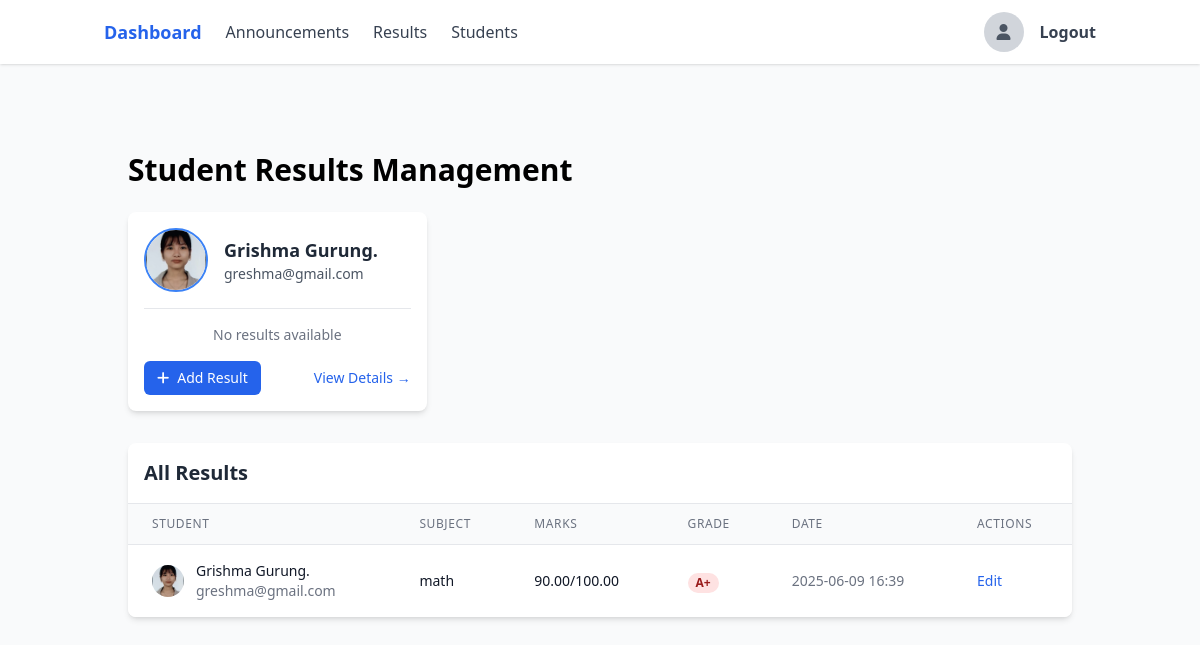
The app's page /teacher/results/ (signed in) with its own data.
### users/models.py (models this page shows, shortened)
class User(AbstractBaseUser, PermissionsMixin):
    ROLE_CHOICES = [
        ('teacher', 'Teacher'),
        ('student', 'Student'),
        ('admin', 'Admin'),
    ]
    email = models.EmailField(unique=True)
    role = models.CharField(max_length=10, choices=ROLE_CHOICES)
    is_active = models.BooleanField(default=True)
    is_staff = models.BooleanField(default=False)
    profile_image = models.ImageField(upload_to=user_profile_image_path, null=True, blank=True)
    full_name = models.CharField(max_length=255, null=True, blank=True)
    bio = models.TextField(null=True, blank=True)
    USERNAME_FIELD = 'email'
    REQUIRED_FIELDS = ['role']
    objects = UserManager()
    @property
    def is_teacher(self):
        return self.role == 'teacher'
    def get_full_name(self):
        return self.full_name or self.email.split('@')[0]

class Result(models.Model):
    GRADE_CHOICES = [
        ('A+', 'A+'),
        ('A', 'A'),
        ('A-', 'A-'),
        ('B+', 'B+'),
        ('B', 'B'),
        ('B-', 'B-'),
        ('C+', 'C+'),
        ('C', 'C'),
        ('C-', 'C-'),
        ('D+', 'D+'),
        ('D', 'D'),
        ('F', 'F'),
    ]
    student = models.ForeignKey(User, on_delete=models.CASCADE, related_name='results')
    subject = models.CharField(max_length=100)
    marks_obtained = models.DecimalField(max_digits=5, decimal_places=2)
    total_marks = models.DecimalField(max_digits=5, decimal_places=2, default=100)
    grade = models.CharField(max_length=2, choices=GRADE_CHOICES)
    remarks = models.TextField(blank=True, null=True)
    created_by = models.ForeignKey(User, on_delete=models.CASCADE, related_name='results_created')
    created_at = models.DateTimeField(default=timezone.now)
    updated_at = models.DateTimeField(auto_now=True)
    class Meta:
        ordering = ['-created_at']
        unique_together = ['student', 'subject']

### users/views.py (the view)
# urls.py: path('teacher/results/', views.teacher_results, name='teacher_results'),
@login_required
def teacher_results(request):
    if not request.user.is_teacher:
        return redirect('login')
    students = User.objects.filter(role='student')
    results = Result.objects.all().order_by('-created_at')
    return render(request, 'users/teacher_results.html', {
        'students': students,
        'results': results
    })

### users/templates/users/teacher_results.html
{% extends 'users/base.html' %}
{% block content %}
<div class="container mx-auto p-6">
    <h1 class="text-3xl font-bold mb-6">Student Results Management</h1>
    <div class="grid grid-cols-1 md:grid-cols-2 lg:grid-cols-3 xl:grid-cols-4 gap-6 mb-8">
        {% for student in students %}
        <div class="bg-white rounded-lg shadow-md hover:shadow-lg transition-shadow duration-200">
            <div class="p-4">
                <div class="flex items-center space-x-4 mb-4">
                    {% if student.profile_image %}
                        <img src="{{ student.profile_image.url }}" alt="{{ student.get_full_name }}"
                             class="w-16 h-16 rounded-full object-cover border-2 border-blue-500">
                    {% else %}
                        <div class="w-16 h-16 rounded-full bg-gray-200 flex items-center justify-center">
                            <i class="fas fa-user text-gray-400 text-2xl"></i>
                        </div>
                    {% endif %}
                    <div>
                        <h3 class="font-semibold text-lg text-gray-800">{{ student.get_full_name }}</h3>
                        <p class="text-gray-600 text-sm">{{ student.email }}</p>
                    </div>
                </div>
                <div class="border-t pt-4">
                    {% with student_results=student.result_set.all %}
                        {% if student_results %}
                            <div class="space-y-2">
                                {% for result in student_results|slice:":3" %}
                                <div class="flex justify-between items-center text-sm">
                                    <span class="text-gray-600">{{ result.subject }}</span>
                                    <span class="font-medium {% if result.grade in 'ABC' %}text-green-600{% elif result.grade == 'D' %}text-yellow-600{% else %}text-red-600{% endif %}">
                                        {{ result.grade }} ({{ result.marks_obtained }}/{{ result.total_marks }})
                                    </span>
                                </div>
                                {% endfor %}
                                {% if student_results|length > 3 %}
                                    <p class="text-blue-600 text-sm text-center">+{{ student_results|length|add:"-3" }} more subjects</p>
                                {% endif %}
                            </div>
                        {% else %}
                            <p class="text-gray-500 text-sm text-center">No results available</p>
                        {% endif %}
                    {% endwith %}
                </div>
                <div class="mt-4 flex justify-between items-center">
                    <a href="{% url 'teacher_add_result' student.id %}"
                       class="inline-flex items-center px-3 py-2 border border-transparent text-sm leading-4 font-medium rounded-md text-white bg-blue-600 hover:bg-blue-700 focus:outline-none focus:ring-2 focus:ring-offset-2 focus:ring-blue-500">
                        <i class="fas fa-plus mr-2"></i>Add Result
                    </a>
                    <a href="{% url 'teacher_student_detail' student.id %}"
                       class="text-blue-600 hover:text-blue-800 text-sm">
                        View Details →
                    </a>
                </div>
            </div>
        </div>
        {% empty %}
        <div class="col-span-full">
            <div class="bg-white rounded-lg shadow-md p-6 text-center">
                <p class="text-gray-600">No students found.</p>
            </div>
        </div>
        {% endfor %}
    </div>
    <div class="bg-white rounded-lg shadow-md overflow-hidden">
        <div class="p-4 border-b">
            <h2 class="text-xl font-semibold text-gray-800">All Results</h2>
        </div>
        <div class="overflow-x-auto">
            <table class="min-w-full divide-y divide-gray-200">
                <thead class="bg-gray-50">
                    <tr>
                        <th class="px-6 py-3 text-left text-xs font-medium text-gray-500 uppercase tracking-wider">Student</th>
                        <th class="px-6 py-3 text-left text-xs font-medium text-gray-500 uppercase tracking-wider">Subject</th>
                        <th class="px-6 py-3 text-left text-xs font-medium text-gray-500 uppercase tracking-wider">Marks</th>
                        <th class="px-6 py-3 text-left text-xs font-medium text-gray-500 uppercase tracking-wider">Grade</th>
                        <th class="px-6 py-3 text-left text-xs font-medium text-gray-500 uppercase tracking-wider">Date</th>
                        <th class="px-6 py-3 text-left text-xs font-medium text-gray-500 uppercase tracking-wider">Actions</th>
                    </tr>
                </thead>
                <tbody class="bg-white divide-y divide-gray-200">
                    {% for result in results %}
                    <tr>
                        <td class="px-6 py-4 whitespace-nowrap">
                            <div class="flex items-center">
                                {% if result.student.profile_image %}
                                    <img src="{{ result.student.profile_image.url }}" alt="{{ result.student.get_full_name }}"
                                         class="w-8 h-8 rounded-full object-cover mr-3">
                                {% else %}
                                    <div class="w-8 h-8 rounded-full bg-gray-200 flex items-center justify-center mr-3">
                                        <i class="fas fa-user text-gray-400"></i>
                                    </div>
                                {% endif %}
                                <div>
                                    <div class="text-sm font-medium text-gray-900">{{ result.student.get_full_name }}</div>
                                    <div class="text-sm text-gray-500">{{ result.student.email }}</div>
                                </div>
                            </div>
                        </td>
                        <td class="px-6 py-4 whitespace-nowrap text-sm text-gray-900">{{ result.subject }}</td>
                        <td class="px-6 py-4 whitespace-nowrap text-sm text-gray-900">{{ result.marks_obtained }}/{{ result.total_marks }}</td>
                        <td class="px-6 py-4 whitespace-nowrap">
                            <span class="px-2 inline-flex text-xs leading-5 font-semibold rounded-full
                                {% if result.grade in 'ABC' %}bg-green-100 text-green-800
                                {% elif result.grade == 'D' %}bg-yellow-100 text-yellow-800
                                {% else %}bg-red-100 text-red-800{% endif %}">
                                {{ result.grade }}
                            </span>
                        </td>
                        <td class="px-6 py-4 whitespace-nowrap text-sm text-gray-500">{{ result.created_at|date:"Y-m-d H:i" }}</td>
                        <td class="px-6 py-4 whitespace-nowrap text-sm">
                            <a href="{% url 'teacher_add_result' result.student.id %}"
                               class="text-blue-600 hover:text-blue-900">Edit</a>
                        </td>
                    </tr>
                    {% empty %}
                    <tr>
                        <td colspan="6" class="px-6 py-4 text-center text-gray-500">No results found.</td>
                    </tr>
                    {% endfor %}
                </tbody>
            </table>
        </div>
    </div>
</div>
{% endblock %}

### users/templates/users/base.html (shortened to what this page needs)
<!DOCTYPE html>
<html lang="en">
<head>
    <script src="https://cdn.tailwindcss.com"></script>
    <link rel="stylesheet" href="https://cdnjs.cloudflare.com/ajax/libs/font-awesome/6.4.0/css/all.min.css">
</head>
<body class="bg-gray-50 min-h-screen">
    {% include 'users/navbar.html' %}
    <main class="container mx-auto px-4 py-8">
        {% block content %}{% endblock %}
    </main>
</body>
</html>

### users/templates/users/navbar.html (shortened to what this page needs)
{% if user.is_teacher %}
<nav class="bg-white shadow mb-8">
    <div class="container mx-auto px-4 py-3 flex items-center justify-between">
        <div class="flex items-center space-x-6">
            <a href="{% url 'teacher_dashboard' %}" class="text-blue-600 font-bold text-lg">Dashboard</a>
            <a href="{% url 'teacher_announcements' %}" class="text-gray-700 hover:text-blue-600">Announcements</a>
            <a href="{% url 'teacher_results' %}" class="text-gray-700 hover:text-blue-600">Results</a>
            <a href="{% url 'teacher_students' %}" class="text-gray-700 hover:text-blue-600">Students</a>
        </div>
        <div class="flex items-center space-x-4">
            <a href="{% url 'profile' %}" class="flex items-center">
                {% if user.profile_image %}
                    <img src="{{ user.profile_image.url }}" alt="Profile" class="w-10 h-10 rounded-full object-cover border-2 border-blue-500">
                {% else %}
                    <span class="w-10 h-10 flex items-center justify-center rounded-full bg-gray-300 text-gray-600">
                        <i class="fas fa-user"></i>
                    </span>
                {% endif %}
            </a>
            <a href="{% url 'logout' %}" class="text-gray-700 hover:text-red-500 font-semibold">Logout</a>
        </div>
    </div>
</nav>
{% endif %}

### records on screen
User: profile_image (picture), get_full_name "Grishma Gurung.", email "greshma@gmail.com", shows "No results available"
Result: student.profile_image (picture), student.get_full_name "Grishma Gurung.", student.email "greshma@gmail.com", subject "math", marks_obtained "90.00", total_marks "100.00", grade "A+", created_at "2025-06-09 16:39"
